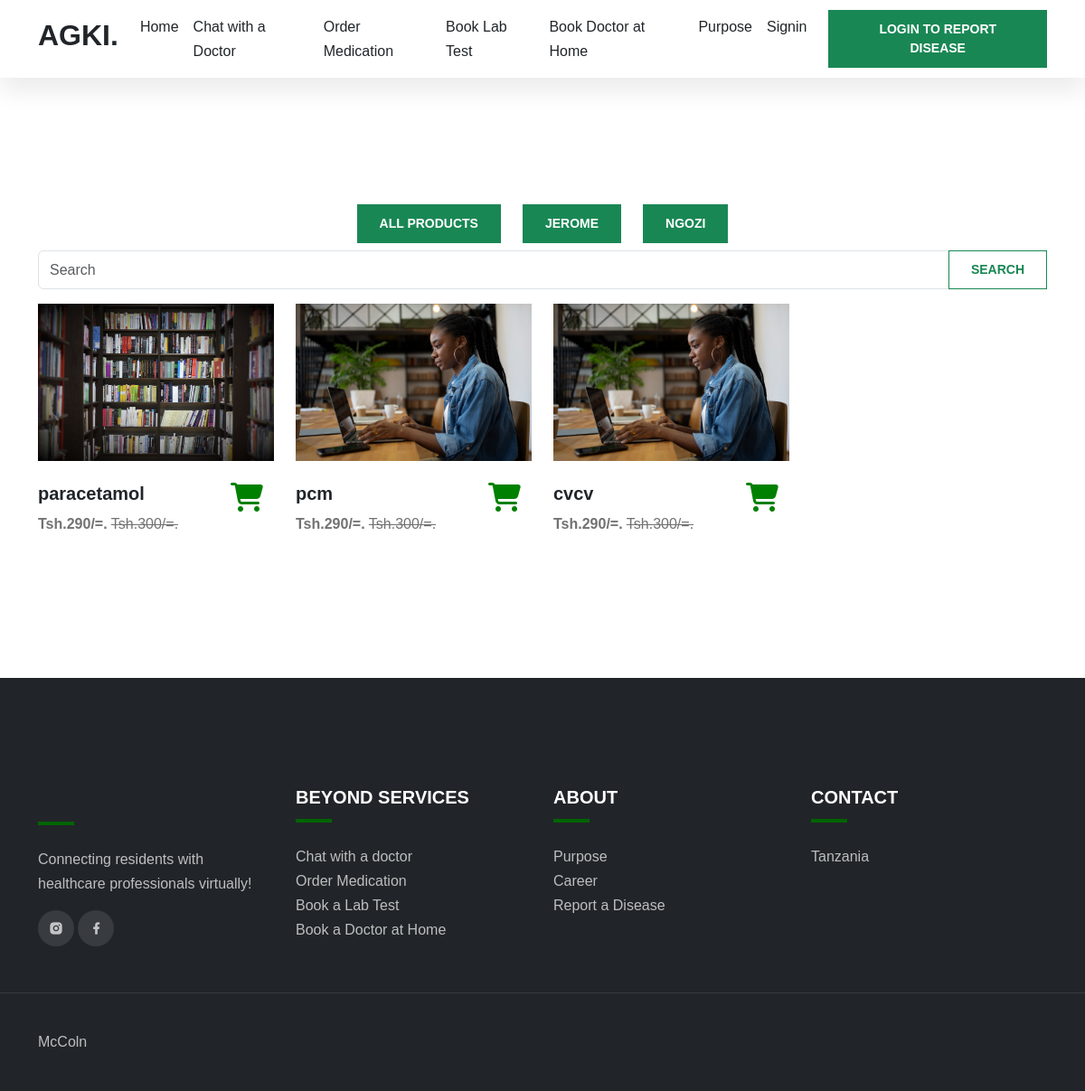
The app's page /medicationRequest/, older data.
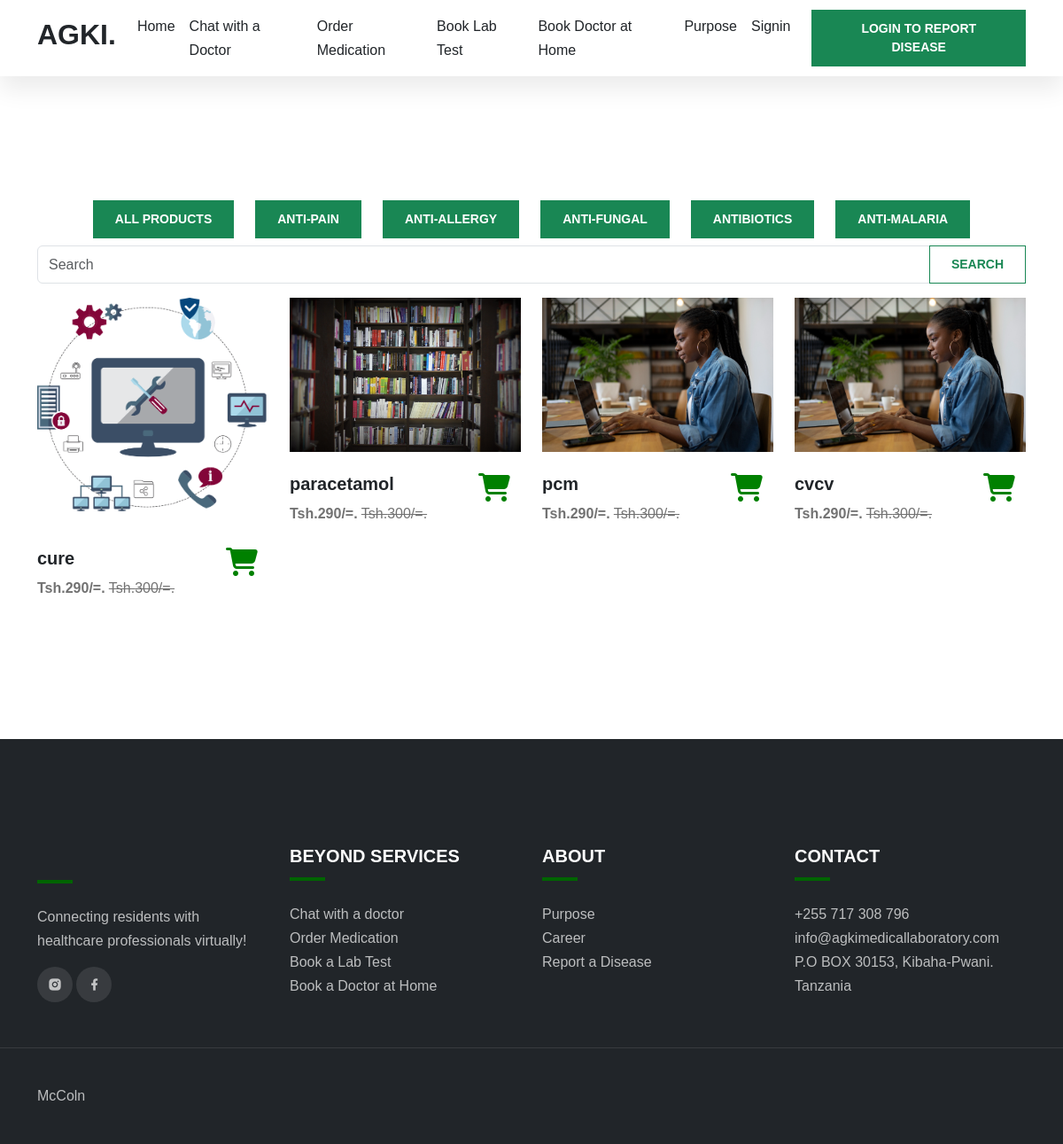
The same page, newer data.
### app/models.py (models this page shows, shortened)
class Category(models.Model):
    name = models.CharField(max_length=200,db_index=True)
    slug=models.SlugField(unique=True)
    description = models.TextField()
    is_latest=models.BooleanField(default=False)

class Item(models.Model):
    user = models.ForeignKey(CustomUser,on_delete=models.CASCADE)
    category = models.ForeignKey(Category, on_delete=models.CASCADE)
    title = models.CharField(max_length=200,db_index=True)
    slug = models.SlugField()
    price = models.IntegerField()
    discount_price = models.IntegerField(blank=True, null=True)
    description = models.TextField()
    image = models.ImageField(upload_to='media/', blank=True, null=True)
    available=models.BooleanField(default=True)
    created=models.DateTimeField(auto_now_add=True)
    updated=models.DateTimeField(auto_now_add=True)
    manufactured_date = models.DateField()
    expire_date = models.DateField()
    is_latest=models.BooleanField(default=False)
    is_featured=models.BooleanField(default=False)

class FooterContact(models.Model):
    phonenumber = models.CharField(max_length=200)
    email = models.CharField(max_length=200)
    address = models.CharField(max_length=200)

### app/views.py (the view, shortened to what this page needs)
# urls.py: path('medicationRequest/', views.medicationRequest, name='medicationRequest'),
def medicationRequest(request, category_slug=None):
    footer = FooterContact.objects.all()
    categories = Category.objects.all().order_by('-id')
    items = Item.objects.all().order_by('-id')
    category = None
    if category_slug:
        category = get_object_or_404(Category, slug=category_slug)
        items = items.filter(category=category)
    context = {
        'data': items,
        'footer': footer,
        'categories': categories,
        'category': category,
    }
    return render(request, 'app/medicationRequest.html', context)

### app/templates/app/medicationRequest.html (shortened to what this page needs)
{% extends 'app/base.html' %}
{% load static %}
{% block content %}
<section id="blog" class="section-padding">
    <div class="container">
        <div class="row justify-content-center">
            <div class="col-auto">
                <a href="{% url 'medicationRequest' %}">
                    <button class="btn btn-success mb-2">All Products</button>
                </a>
            </div>
            {% for x in categories %}
            <div class="col-auto">
                <a href="{% url 'product_by_category' category_slug=x.slug %}">
                    <button class="btn btn-success mb-2">{{ x.name }}</button>
                </a>
            </div>
            {% endfor %}
        </div>
        <div class="row mb-3">
            <div class="col">
                <form class="form-group" action="" method="GET">
                    <div class="input-group">
                        <input class="form-control" name="q" type="search" placeholder="Search" aria-label="Search" id="searchInput" autocomplete="off">
                        <div class="input-group-append">
                            <button class="btn btn-outline-success" type="submit">Search</button>
                        </div>
                    </div>
                </form>
            </div>
        </div>
        <div class="row">
            {% for i in data %}
                <div class="col-md-3" data-aos="fade-down" data-aos-delay="150">
                    <div class="team-member image-zoom">
                        <div class="image-zoom-wrapper">
                            <img src="{{ i.image.url }}" alt="">
                        </div>
                        <div class="row">
                            <div class="col-md-8">
                                <h5 class="mt-4">{{ i.title }}</h5>
                                <p><b>Tsh.{{ i.discount_price }}/=.</b> <del>Tsh.{{ i.price }}/=.</del></p>
                            </div>
                            <div class="col-md-4 text-end p-4">
                                <a href="{% url 'medicationDescription' i.id %}">
                                    <i class="fas fa-shopping-cart fa-2x justify-content-center" style="color: green;"></i>
                                </a>
                            </div>
                        </div>
                    </div>
                </div>
            {% endfor %}
        </div>
    </div>
</section>
{% endblock %}

### app/templates/app/base.html (shortened to what this page needs)
{% load static %}
<!doctype html>
<html lang="en">
<head>
    <link rel="stylesheet" href="https://cdn.jsdelivr.net/npm/bootstrap@5.2.0/dist/css/bootstrap.min.css">
    <link href="https://cdn.jsdelivr.net/npm/remixicon@2.5.0/fonts/remixicon.css" rel="stylesheet">
    <link rel="stylesheet" href="https://cdn.jsdelivr.net/npm/@fancyapps/ui@4.0/dist/fancybox.css">
    <link href="https://cdn.jsdelivr.net/npm/bootstrap@5.3.0-alpha1/dist/css/bootstrap.min.css" rel="stylesheet">
    <link rel="stylesheet" href="{% static 'videos/index.css' %}">
</head>
<body data-bs-spy="scroll" data-bs-target=".navbar">
    <nav class="navbar navbar-expand-lg bg-white sticky-top">
        <div class="container">
            <a class="navbar-brand" href="{% url 'index' %}">
                <h2>AGKI.</h2>
            </a>
            <div class="collapse navbar-collapse" id="navbarNav">
                <ul class="navbar-nav ms-auto">
                    <li class="nav-item">
                        <a class="nav-link" href="{% url 'index' %}">Home</a>
                    </li>
                    <li class="nav-item">
                        <a class="nav-link" href="{% url 'create-thread' %}">Chat with a Doctor</a>
                    </li>
                    <li class="nav-item">
                        <a class="nav-link" href="{% url 'medicationRequest' %}">Order Medication</a>
                    </li>
                    <li class="nav-item">
                        <a class="nav-link" href="{% url 'bookLabTest' %}">Book Lab Test</a>
                    </li>
                    <li class="nav-item">
                        <a class="nav-link" href="{% url 'bookDoctor' %}">Book Doctor at Home</a>
                    </li>
                    <li class="nav-item">
                        <a class="nav-link" href="{% url 'purpose' %}">Purpose</a>
                    </li>
                    {% if user.is_authenticated %}
                    <li class="nav-item">
                        <a class="nav-link" href="{% url 'order_summary' %}">Cart ({{ total_cart }})</a>
                    </li>
                    <li class="nav-item">
                        <a class="nav-link" href="{% url 'signout' %}">Signout</a>
                    </li>
                    {% else %}
                    <li class="nav-item">
                        <a class="nav-link" href="{% url 'signin' %}">Signin</a>
                    </li>
                    {% endif %}
                </ul>
                {% if user.is_authenticated %}
                <a href="{% url 'sickinfo' %}" class="btn btn-success ms-lg-3">Report Disease</a>
                {% else %}
                <a href="{% url 'signin' %}" class="btn btn-success ms-lg-3">Login to Report Disease</a>
                {% endif %}
            </div>
        </div>
    </nav>
    {% block content %}
    {% endblock %}
    <footer class="bg-dark">
        <div class="footer-top">
            <div class="container">
                <div class="row gy-5">
                    <div class="col-lg-3 col-sm-6">
                        <div class="line"></div>
                        <p>Connecting residents with healthcare professionals virtually!</p>
                        <div class="social-icons">
                            <a href="https://instagram.com/agkimedicallab?igshid=5zjy93huqk91"><i class="ri-instagram-fill"></i></a>
                            <a href="https://web.facebook.com/search/top?q=agki%20medical%20laboratory"><i class="ri-facebook-fill"></i></a>
                        </div>
                    </div>
                    <div class="col-lg-3 col-sm-6">
                        <h5 class="mb-0 text-white">BEYOND SERVICES</h5>
                        <div class="line"></div>
                        <ul>
                            <li><a href="{% url 'create-thread' %}">Chat with a doctor</a></li>
                            <li><a href="{% url 'medicationRequest' %}">Order Medication</a></li>
                            <li><a href="{% url 'bookLabTest' %}">Book a Lab Test</a></li>
                            <li><a href="{% url 'bookDoctor' %}">Book a Doctor at Home</a></li>
                        </ul>
                    </div>
                    <div class="col-lg-3 col-sm-6">
                        <h5 class="mb-0 text-white">ABOUT</h5>
                        <div class="line"></div>
                        <ul>
                            <li><a href="{% url 'purpose' %}">Purpose</a></li>
                            <li><a href="#">Career</a></li>
                            <li><a href="{% url 'sickinfo' %}">Report a Disease</a></li>
                        </ul>
                    </div>
                    <div class="col-lg-3 col-sm-6">
                        <h5 class="mb-0 text-white">CONTACT</h5>
                        <div class="line"></div>
                        <ul>
                            {% for i in footer %}
                                <li>{{i.phonenumber}}</li>
                                <li>{{i.email}}</li>
                                <li>{{i.address}}</li>
                            {% endfor %}
                                <li>Tanzania</li>
                        </ul>
                    </div>
                </div>
            </div>
        </div>
        <div class="footer-bottom">
            <div class="container">
                <div class="row g-4 justify-content-between">
                    <div class="col-auto">
                        <p class="mb-0"><a href="https://instagram.com/eng_mccoln">McColn</a></p>
                    </div>
                    <div class="col-auto">
                    </div>
                </div>
            </div>
        </div>
    </footer>
  </body>
  </html>

### static/videos/index.css (style rules this page uses)
:root { --c-dark: #212529; --c-brand: darkgreen; --c-brand-light: #4e8b57; --c-brand-rgb: 46, 139, 87; --c-body: #727272; --font-base: "ClashDisplay", sans-serif; --box-shadow: 0px 15px 25px rgba(0,0,0,0.08); --transition: all 0.5s ease; }
body { font-family: var(--font-base); line-height: 1.7; color: var(--c-body); }
h1, h2, h3,h4, h5, h6, .h1, .h2, .h3, .h4, .h5, .h6 { font-weight: 600; color: var(--c-dark); }
a { text-decoration: none; color: var(--c-brand); transition: var(--transition); }
img { max-width: 100%; height: auto; }
.section-padding { padding-top: 140px; padding-bottom: 140px; }
.image-zoom { position: relative; }
.image-zoom-wrapper { overflow: hidden; position: relative; }
.image-zoom-wrapper img { transition: var(--transition); }
.navbar { box-shadow: var(--box-shadow); }
.navbar-nav .nav-link { font-weight: 500; color: var(--c-dark); }
.btn { font-weight: 600; font-size: 14px; text-transform: uppercase; border-radius: 0; padding: 10px 24px; }
footer { padding-top: 120px; }
.footer-top { padding-bottom: 40px; border-bottom: 1px solid rgba(255,255,255,0.1); }
.footer-bottom { padding-top: 40px; padding-bottom: 40px; }
footer li, footer p, footer a { color: rgba(255,255,255,0.7); }
footer ul { list-style: none; padding: 0; }
footer .line { width: 40px; height: 4px; background-color: var(--c-brand); margin-top: 12px; margin-bottom: 24px; }
.social-icons a { width: 40px; height: 40px; display: inline-flex; align-items: center; justify-content: center; background-color: rgba(255,255,255,0.1); border-radius: 100px; }

### app/templates/app/base.html (style rules this page uses)
a { text-decoration: none; }
.image-zoom-wrapper { position: relative; }

Row changes from the older to the newer data that the page shows:
removed Category: name "JEROME"
removed Category: name "NGOZI"
added Category: name "ANTI-PAIN"
added Category: name "ANTI-ALLERGY"
added Category: name "ANTI-FUNGAL"
added Category: name "ANTIBIOTICS"
added Category: name "ANTI-MALARIA"
added Item: image (picture), title "cure", discount_price "290", price "300"
added FooterContact: phonenumber "+255 717 308 796", email "info@agkimedicallaboratory.com", address "P.O BOX 30153, Kibaha-Pwani."
